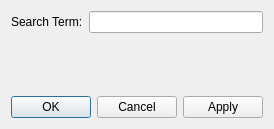
<?xml version="1.0" encoding="UTF-8"?>
<ui version="4.0">
 <class>SearchConfigWidget</class>
 <widget class="QDialog" name="SearchConfigWidget">
  <property name="geometry">
   <rect>
    <x>0</x>
    <y>0</y>
    <width>270</width>
    <height>129</height>
   </rect>
  </property>
  <property name="windowTitle">
   <string>Marble - Search plugin configuration</string>
  </property>
  <layout class="QVBoxLayout" name="verticalLayout">
   <item>
    <layout class="QFormLayout" name="formLayout">
     <item row="0" column="0">
      <widget class="QLabel" name="label">
       <property name="text">
        <string>Search Term:</string>
       </property>
      </widget>
     </item>
     <item row="0" column="1">
      <widget class="QLineEdit" name="m_searchTerm"/>
     </item>
    </layout>
   </item>
   <item>
    <spacer name="verticalSpacer">
     <property name="orientation">
      <enum>Qt::Vertical</enum>
     </property>
     <property name="sizeHint" stdset="0">
      <size>
       <width>20</width>
       <height>40</height>
      </size>
     </property>
    </spacer>
   </item>
   <item>
    <widget class="QDialogButtonBox" name="m_buttonBox">
     <property name="orientation">
      <enum>Qt::Horizontal</enum>
     </property>
     <property name="standardButtons">
      <set>QDialogButtonBox::Apply|QDialogButtonBox::Cancel|QDialogButtonBox::Ok</set>
     </property>
    </widget>
   </item>
  </layout>
 </widget>
 <resources/>
 <connections>
  <connection>
   <sender>m_buttonBox</sender>
   <signal>accepted()</signal>
   <receiver>SearchConfigWidget</receiver>
   <slot>accept()</slot>
   <hints>
    <hint type="sourcelabel">
     <x>248</x>
     <y>254</y>
    </hint>
    <hint type="destinationlabel">
     <x>157</x>
     <y>274</y>
    </hint>
   </hints>
  </connection>
  <connection>
   <sender>m_buttonBox</sender>
   <signal>rejected()</signal>
   <receiver>SearchConfigWidget</receiver>
   <slot>reject()</slot>
   <hints>
    <hint type="sourcelabel">
     <x>316</x>
     <y>260</y>
    </hint>
    <hint type="destinationlabel">
     <x>286</x>
     <y>274</y>
    </hint>
   </hints>
  </connection>
 </connections>
</ui>
